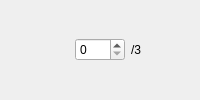
         <widget class="QWidget" name="widget_5" native="true">
          <layout class="QHBoxLayout" name="horizontalLayout_5">
           <property name="leftMargin">
            <number>0</number>
           </property>
           <property name="topMargin">
            <number>0</number>
           </property>
           <property name="rightMargin">
            <number>0</number>
           </property>
           <property name="bottomMargin">
            <number>0</number>
           </property>
           <item>
            <widget class="QLabel" name="label_5">
             <property name="maximumSize">
              <size>
               <width>75</width>
               <height>75</height>
              </size>
             </property>
             <property name="toolTip">
              <string>#332E57_#9F589E</string>
             </property>
             <property name="text">
              <string/>
             </property>
             <property name="pixmap">
              <pixmap resource="../../resource.qrc">:/pairs/assets/#332E57_#9F589E.png</pixmap>
             </property>
             <property name="scaledContents">
              <bool>true</bool>
             </property>
            </widget>
           </item>
           <item>
            <widget class="QSpinBox" name="#332E57_#9F589E_spin">
             <property name="maximumSize">
              <size>
               <width>50</width>
               <height>16777215</height>
              </size>
             </property>
             <property name="minimum">
              <number>0</number>
             </property>
             <property name="maximum">
              <number>3</number>
             </property>
            </widget>
           </item>
           <item>
            <widget class="QLabel" name="label_5_2">
             <property name="text">
              <string>/3</string>
             </property>
            </widget>
           </item>
          </layout>
         </widget>
